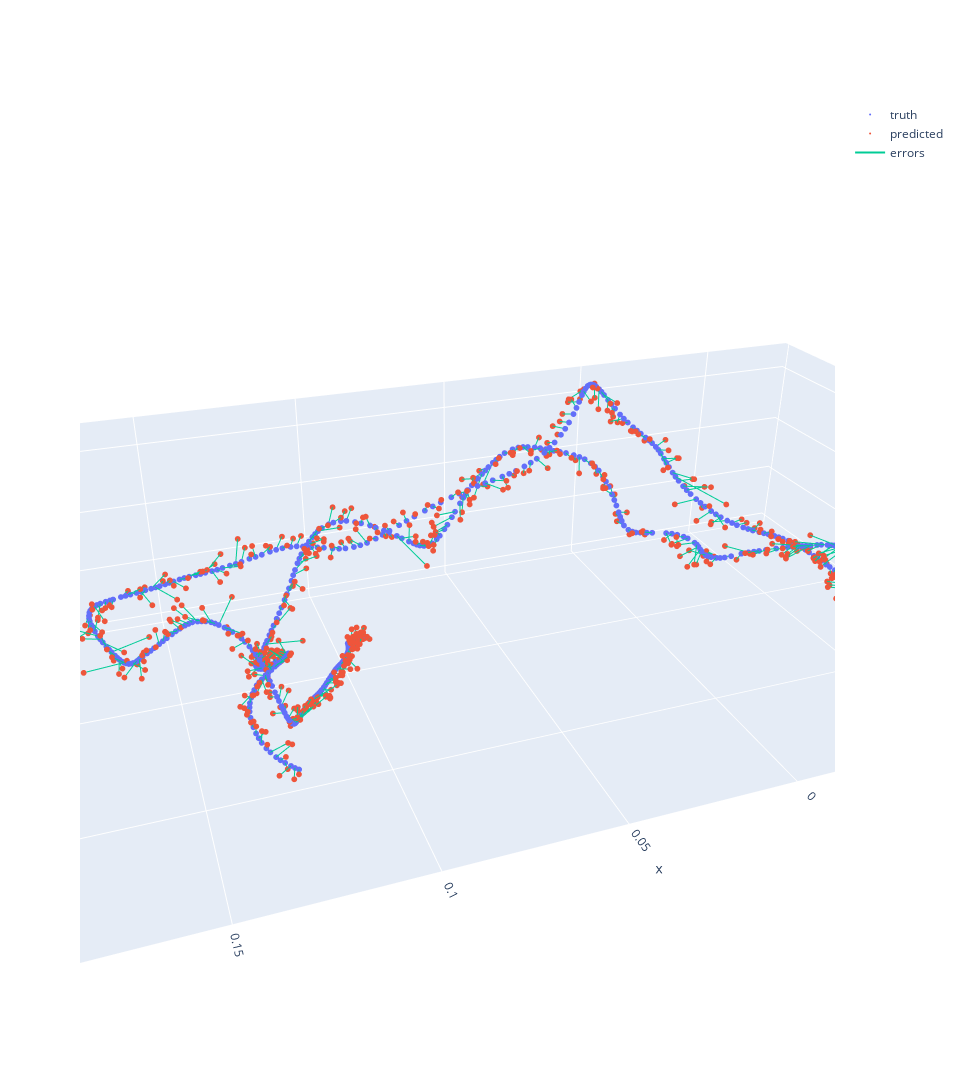

Notebook source saved alongside this figure:
### Code cell
show_trajectories(np.array(gt_poses)[:, 3, :3], np.array(poses)[:, 3, :3])

### Figure 1 — Plotly figure (JSON) as saved in the notebook; plotly's stock layout.template omitted (floating-point values rounded to 4 significant figures; data arrays with more than 128 entries replaced by an {"elided": "..."} marker saying what was removed)
{"data": [{"marker": {"size": 2}, "mode": "markers", "name": "truth", "type": "scatter3d", "x": {"elided": "573 float values"}, "y": {"elided": "573 float values"}, "z": {"elided": "573 float values"}}, {"marker": {"size": 2}, "mode": "markers", "name": "predicted", "type": "scatter3d", "x": {"elided": "573 float values"}, "y": {"elided": "573 float values"}, "z": {"elided": "573 float values"}}, {"mode": "lines", "name": "errors", "type": "scatter3d", "x": {"elided": "1719 float values"}, "y": {"elided": "1719 float values"}, "z": {"elided": "1719 float values"}}], "layout": {"height": 1280, "scene": {"aspectmode": "auto", "aspectratio": {"x": 1.912, "y": 1.022, "z": 0.5121}, "camera": {"center": {"x": 0.1527, "y": 0.02952, "z": 0.08246}, "eye": {"x": 0.8052, "y": 1.862, "z": 1.092}, "projection": {"type": "perspective"}, "up": {"x": 0, "y": 0, "z": 1}}}, "width": 960}}
